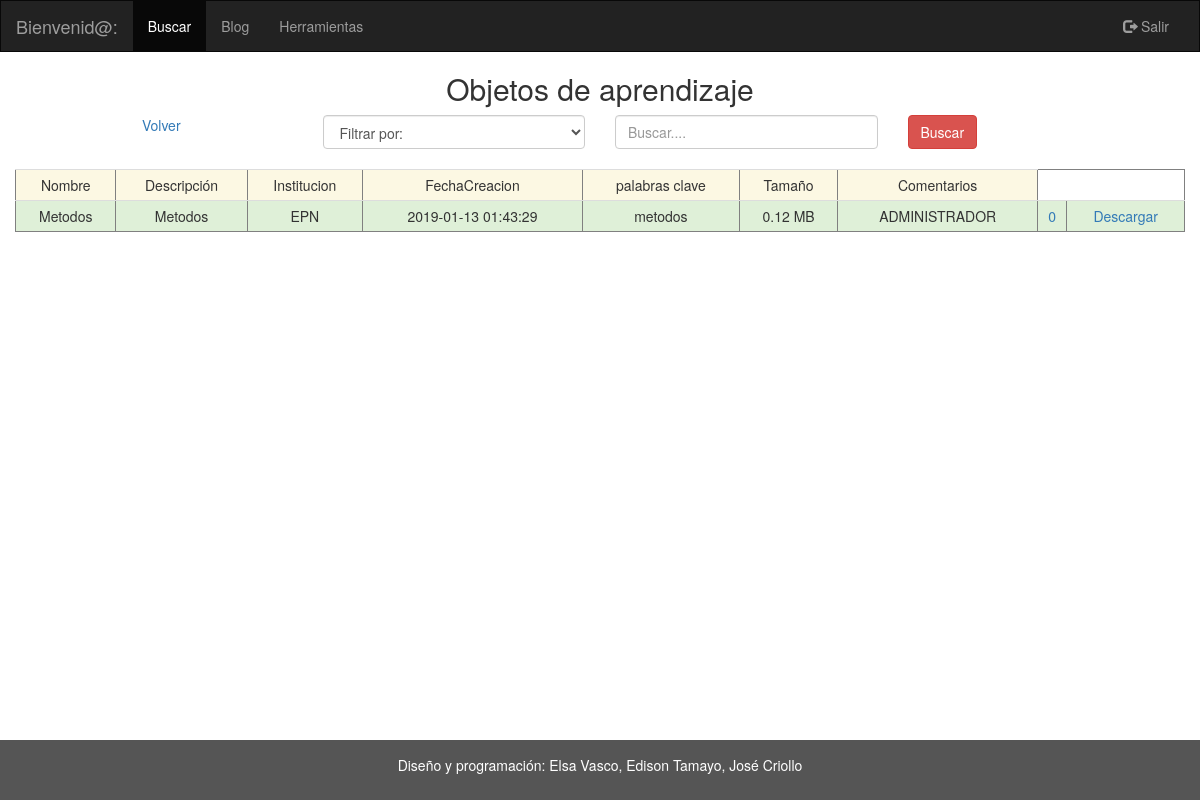
/aplicacion/modulos_estudiante/est_ejecutar_buscar.php, run on an earlier commit of the app's database.
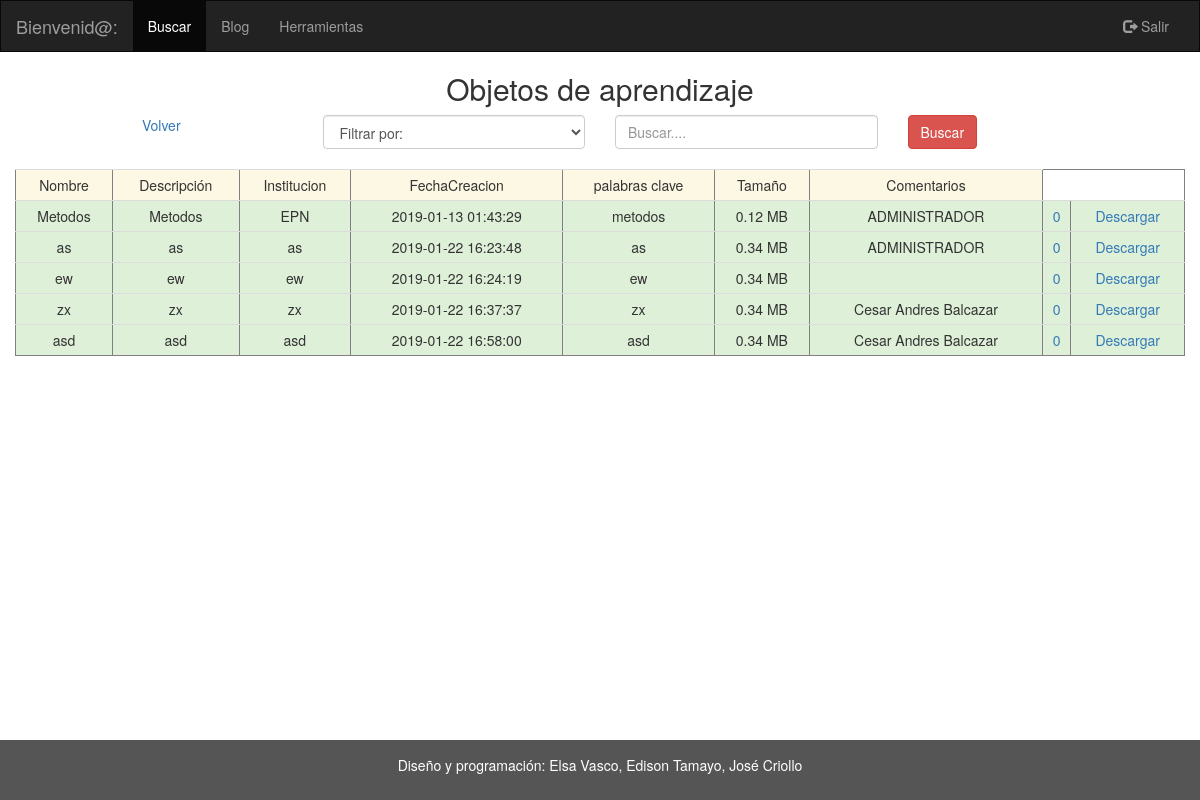
And on a later commit of the database.
### tables this page shows
CREATE TABLE `objeto_aprendizaje` (
  `idobjeto_aprendizaje` int(11) NOT NULL,
  `nombre` varchar(45) DEFAULT NULL,
  `descripcion` varchar(500) DEFAULT NULL,
  `id_usuario` int(11) DEFAULT NULL,
  `institucion` varchar(45) DEFAULT NULL,
  `fechaCreacion` timestamp NOT NULL DEFAULT CURRENT_TIMESTAMP,
  `palabras_clave` varchar(500) DEFAULT NULL,
  `tamanio` varchar(45) DEFAULT NULL,
  `ruta` varchar(45) DEFAULT NULL,
  `materia` varchar(50) DEFAULT NULL,
  `descarga` int(11) DEFAULT NULL
);

CREATE TABLE `profesor` (
  `idprofesor` int(11) NOT NULL,
  `ci` varchar(10) DEFAULT NULL,
  `nombres` varchar(45) DEFAULT NULL,
  `apellidos` varchar(45) DEFAULT NULL,
  `id_departamento` int(11) DEFAULT NULL,
  `id_facultad` int(11) DEFAULT NULL,
  `mail` varchar(45) DEFAULT NULL,
  `id_usuario` int(11) DEFAULT NULL
);

### aplicacion/clases_negocio/funciones_oa_profesor.php (called while the page is built, shortened)
<?php
function obtener_tipo_usuario_con_id($id_usuario){
    $conexion = new Conexion();
    $statement = 'select * from usuario where idUsuario=?';
    $consulta = $conexion->prepare($statement);
    $consulta->setFetchMode(PDO::FETCH_ASSOC);
    $consulta->execute([$id_usuario]);
    if ($consulta->rowCount() != 0) {
        $fila = $consulta->fetch();
        $tipo_usuario = $fila['tipo_usuario'];
    }
    if (isset($tipo_usuario)) {
        return $tipo_usuario;
    } else {
        return null;
    }
}
function obtener_id_profesor_con_id_usuario($id_usuario) {
    $conexion = new Conexion();
    $statement = 'select pro.idprofesor from usuario as us, profesor as pro where us.idUsuario=pro.id_usuario and us.idUsuario=?';
    $consulta = $conexion->prepare($statement);
    $consulta->setFetchMode(PDO::FETCH_ASSOC);
    $consulta->execute([$id_usuario]);
    if ($consulta->rowCount() != 0) {
        $fila = $consulta->fetch();
        $id_profesor = $fila['idprofesor'];
    }
    if (isset($id_profesor)) {
        return $id_profesor;
    } else {
        return null;
    }
}
function obtener_profesor_como_arreglo($id_profesor) {
    $conexion = new Conexion();
    $statement = 'select * from profesor where idprofesor=?';
    $consulta = $conexion->prepare($statement);
    $consulta->setFetchMode(PDO::FETCH_ASSOC);
    $consulta->execute([$id_profesor]);
    if ($consulta->rowCount() != 0) {
        $fila = $consulta->fetch();
    }
    if (isset($fila)) {
        return $fila;
    } else {
        return null;
    }
}
function obtener_nro_comentarios_oa($id_objeto_aprendizaje) {
    $conexion = new Conexion();
    $statement = 'select count(*) as nro_comentarios from objeto_aprendizaje as oa, comentario as c where oa.idobjeto_aprendizaje=c.id_objeto_aprendizaje and c.id_objeto_aprendizaje=?';
    $consulta = $conexion->prepare($statement);
    $consulta->setFetchMode(PDO::FETCH_ASSOC);
    $consulta->execute([$id_objeto_aprendizaje]);
    if ($consulta->rowCount() != 0) {
        $fila = $consulta->fetch();
        $id_profesor = $fila['nro_comentarios'];
    }
    if (isset($id_profesor)) {
        return $id_profesor;
    } else {
        return null;
    }
}
?>

### aplicacion/modulos_estudiante/est_ejecutar_buscar.php (the view, shortened to what the changed rows need)
<!DOCTYPE html PUBLIC "-//W3C//DTD XHTML 1.0 Transitional//EN" "http://www.w3.org/TR/xhtml1/DTD/xhtml1-transitional.dtd">
<html xmlns="http://www.w3.org/1999/xhtml" lang="es">
    <head>
        <link rel="stylesheet" href="../../plugins/bootstrap/css/bootstrap.min.css"></link>
    </head>
    <body>
        <div class="container-fluid text-center">
            <div class="row content">
                <div class="col-sm-12 text-center">
                    <h2> Objetos de aprendizaje</h2>
                    <?php
                    require '../clases_negocio/funciones_oa_profesor.php';
                    $statement = 'select * from objeto_aprendizaje';
                    $conexion = new Conexion();
                    $consulta = $conexion->prepare($statement);
                    $consulta->setFetchMode(PDO::FETCH_ASSOC);
                    $consulta->execute();
                    echo '<table border ="1|1" class="table table-condensed";>';
                    if ($consulta->rowCount() != 0) {
                        while ($row = $consulta->fetch()) {
                            echo '<tr class="success">';
                            echo '<td>' . $row['nombre'] . '</td>';
                            echo '<td>' . $row['descripcion'] . '</td>';
                            echo '<td>' . $row['institucion'] . '</td>';
                            echo '<td>' . $row['fechaCreacion'] . '</td>';
                            echo '<td>' . $row['palabras_clave'] . '</td>';
                            echo '<td>' . number_format($row['tamanio'] / 1e6, 2, '.', '') . ' MB' . '</td>';
                            if (obtener_tipo_usuario_con_id($row['id_usuario']) == 'ADM') {
                                echo '<td>ADMINISTRADOR</td>';
                            } else {
                                $profesor = obtener_profesor_como_arreglo(obtener_id_profesor_con_id_usuario($row['id_usuario']));
                                echo '<td>' . $profesor['nombres'] . ' ' . $profesor['apellidos'] . '</td>';
                            }
                            echo '<td><a href="est_comentarios.php?id=' . $row['idobjeto_aprendizaje'] . '">' . obtener_nro_comentarios_oa($row['idobjeto_aprendizaje']) . '</a></td>';
                            echo '<td><a href="' . $row['ruta'] . '">Descargar</a></td>';
                            echo '</tr>';
                        }
                    }
                    echo '</table>';
                    ?>
                </div>
            </div>
        </div>
    </body>
</html>

What changed in the data, as far as the page shows it:
added objeto_aprendizaje: nombre "as", descripcion "as", institucion "as", fechaCreacion "2019-01-22 16:23:48", palabras_clave "as", $row['tamanio']/1e6 "0.34", shows "ADMINISTRADOR", idobjeto_aprendizaje "0"
added objeto_aprendizaje: nombre "ew", descripcion "ew", institucion "ew", fechaCreacion "2019-01-22 16:24:19", palabras_clave "ew", $row['tamanio']/1e6 "0.34", idobjeto_aprendizaje "0"
added objeto_aprendizaje: nombre "zx", descripcion "zx", institucion "zx", fechaCreacion "2019-01-22 16:37:37", palabras_clave "zx", $row['tamanio']/1e6 "0.34", id_usuario.nombres "Cesar Andres", id_usuario.apellidos "Balcazar", idobjeto_aprendizaje "0"
added objeto_aprendizaje: nombre "asd", descripcion "asd", institucion "asd", fechaCreacion "2019-01-22 16:58:00", palabras_clave "asd", $row['tamanio']/1e6 "0.34", id_usuario.nombres "Cesar Andres", id_usuario.apellidos "Balcazar", idobjeto_aprendizaje "0"
